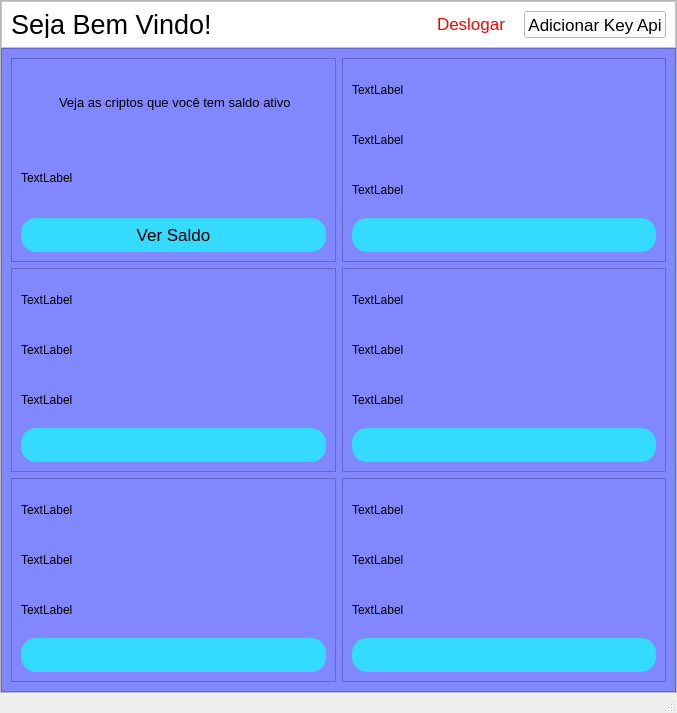
<?xml version="1.0" encoding="UTF-8"?>
<ui version="4.0">
 <class>Operacoes</class>
 <widget class="QMainWindow" name="Operacoes">
  <property name="geometry">
   <rect>
    <x>0</x>
    <y>0</y>
    <width>677</width>
    <height>713</height>
   </rect>
  </property>
  <property name="minimumSize">
   <size>
    <width>0</width>
    <height>100</height>
   </size>
  </property>
  <property name="maximumSize">
   <size>
    <width>16777215</width>
    <height>713</height>
   </size>
  </property>
  <property name="windowTitle">
   <string>MainWindow</string>
  </property>
  <property name="styleSheet">
   <string notr="true"/>
  </property>
  <widget class="QWidget" name="centralwidget">
   <property name="minimumSize">
    <size>
     <width>677</width>
     <height>693</height>
    </size>
   </property>
   <layout class="QVBoxLayout" name="verticalLayout">
    <property name="spacing">
     <number>0</number>
    </property>
    <property name="leftMargin">
     <number>0</number>
    </property>
    <property name="topMargin">
     <number>0</number>
    </property>
    <property name="rightMargin">
     <number>0</number>
    </property>
    <property name="bottomMargin">
     <number>0</number>
    </property>
    <item>
     <widget class="QFrame" name="frame">
      <property name="frameShape">
       <enum>QFrame::StyledPanel</enum>
      </property>
      <property name="frameShadow">
       <enum>QFrame::Raised</enum>
      </property>
      <layout class="QVBoxLayout" name="verticalLayout_2">
       <property name="spacing">
        <number>0</number>
       </property>
       <property name="leftMargin">
        <number>0</number>
       </property>
       <property name="topMargin">
        <number>0</number>
       </property>
       <property name="rightMargin">
        <number>0</number>
       </property>
       <property name="bottomMargin">
        <number>0</number>
       </property>
       <item>
        <widget class="QFrame" name="frame_2">
         <property name="minimumSize">
          <size>
           <width>0</width>
           <height>0</height>
          </size>
         </property>
         <property name="maximumSize">
          <size>
           <width>16777215</width>
           <height>47</height>
          </size>
         </property>
         <property name="styleSheet">
          <string notr="true">background-color: rgb(255, 255, 255);</string>
         </property>
         <property name="frameShape">
          <enum>QFrame::StyledPanel</enum>
         </property>
         <property name="frameShadow">
          <enum>QFrame::Raised</enum>
         </property>
         <layout class="QHBoxLayout" name="horizontalLayout">
          <item>
           <widget class="QLabel" name="label">
            <property name="font">
             <font>
              <pointsize>20</pointsize>
             </font>
            </property>
            <property name="text">
             <string>Seja Bem Vindo!</string>
            </property>
           </widget>
          </item>
          <item>
           <widget class="QLabel" name="nome_user">
            <property name="minimumSize">
             <size>
              <width>200</width>
              <height>23</height>
             </size>
            </property>
            <property name="maximumSize">
             <size>
              <width>278</width>
              <height>16777215</height>
             </size>
            </property>
            <property name="font">
             <font>
              <pointsize>20</pointsize>
             </font>
            </property>
            <property name="text">
             <string/>
            </property>
           </widget>
          </item>
          <item>
           <widget class="QPushButton" name="pushButton">
            <property name="font">
             <font>
              <pointsize>13</pointsize>
             </font>
            </property>
            <property name="styleSheet">
             <string notr="true">background-color: rgb(255, 255, 255);
border-radius: 15px;
border-style: outset;
color: rgb(255, 0, 0);</string>
            </property>
            <property name="text">
             <string>Deslogar</string>
            </property>
            <property name="autoDefault">
             <bool>false</bool>
            </property>
            <property name="default">
             <bool>false</bool>
            </property>
            <property name="flat">
             <bool>false</bool>
            </property>
           </widget>
          </item>
          <item>
           <widget class="QPushButton" name="botao_api">
            <property name="minimumSize">
             <size>
              <width>89</width>
              <height>0</height>
             </size>
            </property>
            <property name="font">
             <font>
              <pointsize>13</pointsize>
             </font>
            </property>
            <property name="text">
             <string>Adicionar Key Api</string>
            </property>
           </widget>
          </item>
         </layout>
        </widget>
       </item>
       <item>
        <widget class="QFrame" name="frame_3">
         <property name="styleSheet">
          <string notr="true">background-color: rgb(129, 135, 255);</string>
         </property>
         <property name="frameShape">
          <enum>QFrame::StyledPanel</enum>
         </property>
         <property name="frameShadow">
          <enum>QFrame::Raised</enum>
         </property>
         <layout class="QGridLayout" name="gridLayout_2">
          <item row="0" column="0">
           <layout class="QGridLayout" name="gridLayout">
            <item row="0" column="0">
             <widget class="QFrame" name="frame_4">
              <property name="frameShape">
               <enum>QFrame::StyledPanel</enum>
              </property>
              <property name="frameShadow">
               <enum>QFrame::Raised</enum>
              </property>
              <layout class="QVBoxLayout" name="verticalLayout_9">
               <item>
                <layout class="QHBoxLayout" name="horizontalLayout_2">
                 <item>
                  <widget class="QLabel" name="label_icone">
                   <property name="maximumSize">
                    <size>
                     <width>32</width>
                     <height>16777215</height>
                    </size>
                   </property>
                   <property name="text">
                    <string/>
                   </property>
                   <property name="pixmap">
                    <pixmap>../imagens/carteira.png</pixmap>
                   </property>
                  </widget>
                 </item>
                 <item>
                  <widget class="QLabel" name="label_texto_instrucao">
                   <property name="font">
                    <font>
                     <pointsize>10</pointsize>
                    </font>
                   </property>
                   <property name="text">
                    <string>Veja as criptos que você tem saldo ativo</string>
                   </property>
                  </widget>
                 </item>
                </layout>
               </item>
               <item>
                <widget class="QLabel" name="label_resultado">
                 <property name="minimumSize">
                  <size>
                   <width>303</width>
                   <height>0</height>
                  </size>
                 </property>
                 <property name="text">
                  <string>TextLabel</string>
                 </property>
                </widget>
               </item>
               <item>
                <widget class="QPushButton" name="botao_ver_saldo">
                 <property name="minimumSize">
                  <size>
                   <width>20</width>
                   <height>34</height>
                  </size>
                 </property>
                 <property name="maximumSize">
                  <size>
                   <width>1024</width>
                   <height>33</height>
                  </size>
                 </property>
                 <property name="font">
                  <font>
                   <pointsize>13</pointsize>
                  </font>
                 </property>
                 <property name="styleSheet">
                  <string notr="true">background-color: rgb(53, 218, 255);
border-radius: 15px;
border-style: outset;
color: rgb(0, 0, 0);</string>
                 </property>
                 <property name="text">
                  <string>Ver Saldo</string>
                 </property>
                </widget>
               </item>
              </layout>
             </widget>
            </item>
            <item row="0" column="1">
             <widget class="QFrame" name="frame_5">
              <property name="frameShape">
               <enum>QFrame::StyledPanel</enum>
              </property>
              <property name="frameShadow">
               <enum>QFrame::Raised</enum>
              </property>
              <layout class="QVBoxLayout" name="verticalLayout_4">
               <item>
                <widget class="QLabel" name="label_texto_instrucao_2">
                 <property name="text">
                  <string>TextLabel</string>
                 </property>
                </widget>
               </item>
               <item>
                <widget class="QLabel" name="label_resultado_2">
                 <property name="text">
                  <string>TextLabel</string>
                 </property>
                </widget>
               </item>
               <item>
                <widget class="QLabel" name="label_icone_2">
                 <property name="text">
                  <string>TextLabel</string>
                 </property>
                </widget>
               </item>
               <item>
                <widget class="QPushButton" name="botao_2">
                 <property name="maximumSize">
                  <size>
                   <width>1024</width>
                   <height>34</height>
                  </size>
                 </property>
                 <property name="font">
                  <font>
                   <pointsize>13</pointsize>
                  </font>
                 </property>
                 <property name="styleSheet">
                  <string notr="true">background-color: rgb(53, 218, 255);
border-radius: 15px;
border-style: outset;
color: rgb(0, 0, 0);</string>
                 </property>
                 <property name="text">
                  <string/>
                 </property>
                </widget>
               </item>
              </layout>
             </widget>
            </item>
            <item row="1" column="0">
             <widget class="QFrame" name="frame_6">
              <property name="frameShape">
               <enum>QFrame::StyledPanel</enum>
              </property>
              <property name="frameShadow">
               <enum>QFrame::Raised</enum>
              </property>
              <layout class="QVBoxLayout" name="verticalLayout_5">
               <item>
                <widget class="QLabel" name="label_texto_instrucao_3">
                 <property name="text">
                  <string>TextLabel</string>
                 </property>
                </widget>
               </item>
               <item>
                <widget class="QLabel" name="label_resultado_3">
                 <property name="text">
                  <string>TextLabel</string>
                 </property>
                </widget>
               </item>
               <item>
                <widget class="QLabel" name="label_icone_3">
                 <property name="text">
                  <string>TextLabel</string>
                 </property>
                </widget>
               </item>
               <item>
                <widget class="QPushButton" name="botao_3">
                 <property name="maximumSize">
                  <size>
                   <width>1024</width>
                   <height>34</height>
                  </size>
                 </property>
                 <property name="font">
                  <font>
                   <pointsize>13</pointsize>
                  </font>
                 </property>
                 <property name="styleSheet">
                  <string notr="true">background-color: rgb(53, 218, 255);
border-radius: 15px;
border-style: outset;
color: rgb(0, 0, 0);</string>
                 </property>
                 <property name="text">
                  <string/>
                 </property>
                </widget>
               </item>
              </layout>
             </widget>
            </item>
            <item row="1" column="1">
             <widget class="QFrame" name="frame_7">
              <property name="frameShape">
               <enum>QFrame::StyledPanel</enum>
              </property>
              <property name="frameShadow">
               <enum>QFrame::Raised</enum>
              </property>
              <layout class="QVBoxLayout" name="verticalLayout_6">
               <item>
                <widget class="QLabel" name="label_texto_instrucao_4">
                 <property name="text">
                  <string>TextLabel</string>
                 </property>
                </widget>
               </item>
               <item>
                <widget class="QLabel" name="label_resultado_4">
                 <property name="text">
                  <string>TextLabel</string>
                 </property>
                </widget>
               </item>
               <item>
                <widget class="QLabel" name="label_icone_4">
                 <property name="text">
                  <string>TextLabel</string>
                 </property>
                </widget>
               </item>
               <item>
                <widget class="QPushButton" name="botao_4">
                 <property name="maximumSize">
                  <size>
                   <width>1024</width>
                   <height>34</height>
                  </size>
                 </property>
                 <property name="font">
                  <font>
                   <pointsize>13</pointsize>
                  </font>
                 </property>
                 <property name="styleSheet">
                  <string notr="true">background-color: rgb(53, 218, 255);
border-radius: 15px;
border-style: outset;
color: rgb(0, 0, 0);</string>
                 </property>
                 <property name="text">
                  <string/>
                 </property>
                </widget>
               </item>
              </layout>
             </widget>
            </item>
            <item row="2" column="0">
             <widget class="QFrame" name="frame_8">
              <property name="frameShape">
               <enum>QFrame::StyledPanel</enum>
              </property>
              <property name="frameShadow">
               <enum>QFrame::Raised</enum>
              </property>
              <layout class="QVBoxLayout" name="verticalLayout_7">
               <item>
                <widget class="QLabel" name="label_texto_instrucao_5">
                 <property name="text">
                  <string>TextLabel</string>
                 </property>
                </widget>
               </item>
               <item>
                <widget class="QLabel" name="label_resultado_5">
                 <property name="text">
                  <string>TextLabel</string>
                 </property>
                </widget>
               </item>
               <item>
                <widget class="QLabel" name="label_icone_5">
                 <property name="text">
                  <string>TextLabel</string>
                 </property>
                </widget>
               </item>
               <item>
                <widget class="QPushButton" name="botao_5">
                 <property name="maximumSize">
                  <size>
                   <width>1024</width>
                   <height>34</height>
                  </size>
                 </property>
                 <property name="font">
                  <font>
                   <pointsize>13</pointsize>
                  </font>
                 </property>
                 <property name="styleSheet">
                  <string notr="true">background-color: rgb(53, 218, 255);
border-radius: 15px;
border-style: outset;
color: rgb(0, 0, 0);</string>
                 </property>
                 <property name="text">
                  <string/>
                 </property>
                </widget>
               </item>
              </layout>
             </widget>
            </item>
            <item row="2" column="1">
             <widget class="QFrame" name="frame_9">
              <property name="frameShape">
               <enum>QFrame::StyledPanel</enum>
              </property>
              <property name="frameShadow">
               <enum>QFrame::Raised</enum>
              </property>
              <layout class="QVBoxLayout" name="verticalLayout_8">
               <item>
                <widget class="QLabel" name="label_texto_instrucao_6">
                 <property name="text">
                  <string>TextLabel</string>
                 </property>
                </widget>
               </item>
               <item>
                <widget class="QLabel" name="label_resultado_6">
                 <property name="text">
                  <string>TextLabel</string>
                 </property>
                </widget>
               </item>
               <item>
                <widget class="QLabel" name="label_icone_6">
                 <property name="text">
                  <string>TextLabel</string>
                 </property>
                </widget>
               </item>
               <item>
                <widget class="QPushButton" name="botao_6">
                 <property name="maximumSize">
                  <size>
                   <width>1024</width>
                   <height>34</height>
                  </size>
                 </property>
                 <property name="font">
                  <font>
                   <pointsize>13</pointsize>
                  </font>
                 </property>
                 <property name="styleSheet">
                  <string notr="true">background-color: rgb(53, 218, 255);
border-radius: 15px;
border-style: outset;
color: rgb(0, 0, 0);</string>
                 </property>
                 <property name="text">
                  <string/>
                 </property>
                </widget>
               </item>
              </layout>
             </widget>
            </item>
           </layout>
          </item>
         </layout>
        </widget>
       </item>
      </layout>
     </widget>
    </item>
   </layout>
  </widget>
  <widget class="QStatusBar" name="statusbar"/>
 </widget>
 <resources/>
 <connections/>
</ui>
